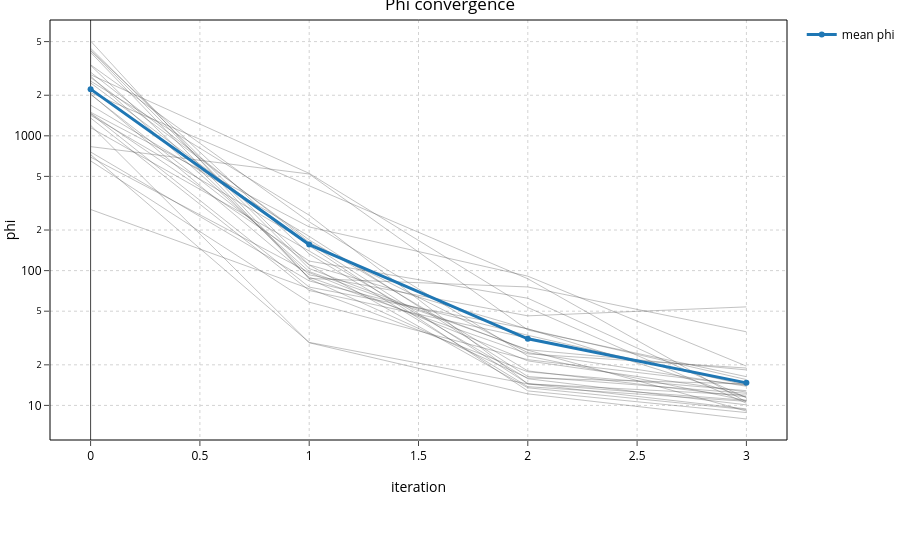
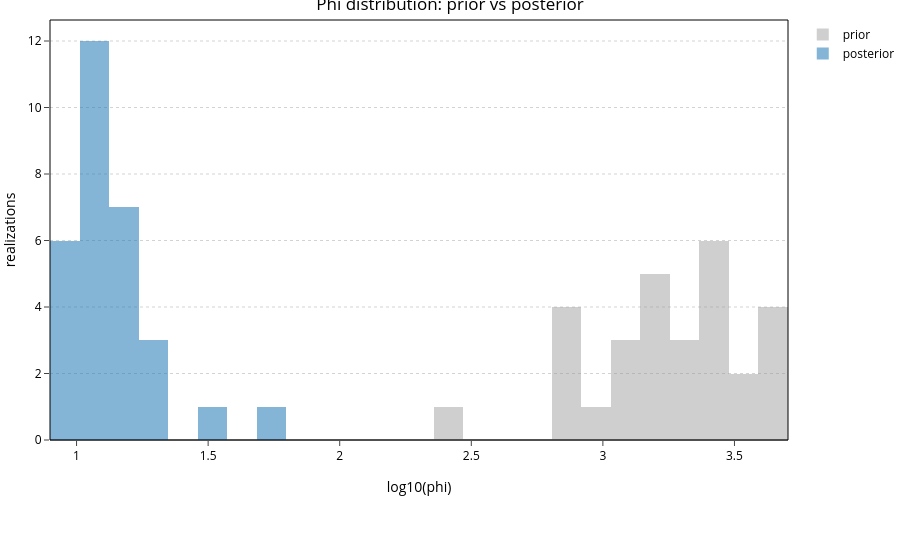

Notebook code cell kept with these figures, in order:
### Markdown cell above
## 5. Phi convergence and distribution (the "pepsi challenge")

`plot_phi` shows the objective function dropping across iterations; `plot_phi_distribution` overlays prior vs posterior phi *histograms* (log scale). **What to look for:** the posterior histogram shifted left of the prior, and a posterior phi near the observation count (a phi far below that is over-fitting).

### Code cell
if ies is not None:
    display(ies.plot_phi())
    display(ies.plot_phi_distribution())
    display(ies.plot_phi_distribution(backend='matplotlib'))

### Figure 1 — Plotly figure (JSON) as saved in the notebook; plotly's stock layout.template omitted (floating-point values rounded to 4 significant figures)
{"data": [{"hoverinfo": "skip", "line": {"color": "rgba(80,80,80,0.35)", "width": 1}, "mode": "lines", "name": "0", "showlegend": false, "type": "scatter", "x": [0, 1, 2, 3], "y": [725.5, 29.35, 14.45, 11.92]}, {"hoverinfo": "skip", "line": {"color": "rgba(80,80,80,0.35)", "width": 1}, "mode": "lines", "name": "1", "showlegend": false, "type": "scatter", "x": [0, 1, 2, 3], "y": [4277.0, 103.6, 25.69, 9.074]}, {"hoverinfo": "skip", "line": {"color": "rgba(80,80,80,0.35)", "width": 1}, "mode": "lines", "name": "2", "showlegend": false, "type": "scatter", "x": [0, 1, 2, 3], "y": [1496.0, 210.9, 90.95, 19.57]}, {"hoverinfo": "skip", "line": {"color": "rgba(80,80,80,0.35)", "width": 1}, "mode": "lines", "name": "3", "showlegend": false, "type": "scatter", "x": [0, 1, 2, 3], "y": [1460.0, 75.46, 37.05, 11.53]}, {"hoverinfo": "skip", "line": {"color": "rgba(80,80,80,0.35)", "width": 1}, "mode": "lines", "name": "4", "showlegend": false, "type": "scatter", "x": [0, 1, 2, 3], "y": [1356.0, 71.21, 31.59, 14.49]}, {"hoverinfo": "skip", "line": {"color": "rgba(80,80,80,0.35)", "width": 1}, "mode": "lines", "name": "5", "showlegend": false, "type": "scatter", "x": [0, 1, 2, 3], "y": [2042.0, 89.43, 24.12, 18.93]}, {"hoverinfo": "skip", "line": {"color": "rgba(80,80,80,0.35)", "width": 1}, "mode": "lines", "name": "6", "showlegend": false, "type": "scatter", "x": [0, 1, 2, 3], "y": [2469.0, 153.1, 12.81, 8.848]}, {"hoverinfo": "skip", "line": {"color": "rgba(80,80,80,0.35)", "width": 1}, "mode": "lines", "name": "7", "showlegend": false, "type": "scatter", "x": [0, 1, 2, 3], "y": [5052.0, 86.9, 15.97, 14.44]}, {"hoverinfo": "skip", "line": {"color": "rgba(80,80,80,0.35)", "width": 1}, "mode": "lines", "name": "8", "showlegend": false, "type": "scatter", "x": [0, 1, 2, 3], "y": [3363.0, 230.1, 23.26, 10.86]}, {"hoverinfo": "skip", "line": {"color": "rgba(80,80,80,0.35)", "width": 1}, "mode": "lines", "name": "9", "showlegend": false, "type": "scatter", "x": [0, 1, 2, 3], "y": [2087.0, 424.2, 86.97, 10.6]}, {"hoverinfo": "skip", "line": {"color": "rgba(80,80,80,0.35)", "width": 1}, "mode": "lines", "name": "10", "showlegend": false, "type": "scatter", "x": [0, 1, 2, 3], "y": [758.7, 83.83, 33.12, 14.13]}, {"hoverinfo": "skip", "line": {"color": "rgba(80,80,80,0.35)", "width": 1}, "mode": "lines", "name": "11", "showlegend": false, "type": "scatter", "x": [0, 1, 2, 3], "y": [1690.0, 179.5, 16.38, 12.3]}, {"hoverinfo": "skip", "line": {"color": "rgba(80,80,80,0.35)", "width": 1}, "mode": "lines", "name": "12", "showlegend": false, "type": "scatter", "x": [0, 1, 2, 3], "y": [831.5, 520.9, 36.24, 16.33]}, {"hoverinfo": "skip", "line": {"color": "rgba(80,80,80,0.35)", "width": 1}, "mode": "lines", "name": "13", "showlegend": false, "type": "scatter", "x": [0, 1, 2, 3], "y": [2708.0, 168.8, 18.03, 11.56]}, {"hoverinfo": "skip", "line": {"color": "rgba(80,80,80,0.35)", "width": 1}, "mode": "lines", "name": "14", "showlegend": false, "type": "scatter", "x": [0, 1, 2, 3], "y": [284.2, 73.47, 17.75, 12.86]}, {"hoverinfo": "skip", "line": {"color": "rgba(80,80,80,0.35)", "width": 1}, "mode": "lines", "name": "15", "showlegend": false, "type": "scatter", "x": [0, 1, 2, 3], "y": [2963.0, 162.3, 24.64, 13.87]}, {"hoverinfo": "skip", "line": {"color": "rgba(80,80,80,0.35)", "width": 1}, "mode": "lines", "name": "16", "showlegend": false, "type": "scatter", "x": [0, 1, 2, 3], "y": [1472.0, 117.7, 62.38, 11.4]}, {"hoverinfo": "skip", "line": {"color": "rgba(80,80,80,0.35)", "width": 1}, "mode": "lines", "name": "17", "showlegend": false, "type": "scatter", "x": [0, 1, 2, 3], "y": [2547.0, 257.6, 14.45, 9.418]}, {"hoverinfo": "skip", "line": {"color": "rgba(80,80,80,0.35)", "width": 1}, "mode": "lines", "name": "18", "showlegend": false, "type": "scatter", "x": [0, 1, 2, 3], "y": [2838.0, 526.5, 53.21, 10.38]}, {"hoverinfo": "skip", "line": {"color": "rgba(80,80,80,0.35)", "width": 1}, "mode": "lines", "name": "19", "showlegend": false, "type": "scatter", "x": [0, 1, 2, 3], "y": [1150.0, 139.7, 15.76, 10.09]}, {"hoverinfo": "skip", "line": {"color": "rgba(80,80,80,0.35)", "width": 1}, "mode": "lines", "name": "20", "showlegend": false, "type": "scatter", "x": [0, 1, 2, 3], "y": [1422.0, 159.7, 14.48, 10.91]}, {"hoverinfo": "skip", "line": {"color": "rgba(80,80,80,0.35)", "width": 1}, "mode": "lines", "name": "21", "showlegend": false, "type": "scatter", "x": [0, 1, 2, 3], "y": [4158.0, 87.49, 75.63, 35.17]}, {"hoverinfo": "skip", "line": {"color": "rgba(80,80,80,0.35)", "width": 1}, "mode": "lines", "name": "22", "showlegend": false, "type": "scatter", "x": [0, 1, 2, 3], "y": [4317.0, 132.9, 13.77, 10.72]}, {"hoverinfo": "skip", "line": {"color": "rgba(80,80,80,0.35)", "width": 1}, "mode": "lines", "name": "23", "showlegend": false, "type": "scatter", "x": [0, 1, 2, 3], "y": [2771.0, 98.4, 25.91, 18.33]}, {"hoverinfo": "skip", "line": {"color": "rgba(80,80,80,0.35)", "width": 1}, "mode": "lines", "name": "24", "showlegend": false, "type": "scatter", "x": [0, 1, 2, 3], "y": [695.2, 96.75, 21.39, 12.56]}, {"hoverinfo": "skip", "line": {"color": "rgba(80,80,80,0.35)", "width": 1}, "mode": "lines", "name": "25", "showlegend": false, "type": "scatter", "x": [0, 1, 2, 3], "y": [651.7, 58.31, 21.84, 14.11]}, {"hoverinfo": "skip", "line": {"color": "rgba(80,80,80,0.35)", "width": 1}, "mode": "lines", "name": "26", "showlegend": false, "type": "scatter", "x": [0, 1, 2, 3], "y": [2027.0, 110.1, 13.52, 9.306]}, {"hoverinfo": "skip", "line": {"color": "rgba(80,80,80,0.35)", "width": 1}, "mode": "lines", "name": "27", "showlegend": false, "type": "scatter", "x": [0, 1, 2, 3], "y": [4460.0, 110.4, 36.78, 15.54]}, {"hoverinfo": "skip", "line": {"color": "rgba(80,80,80,0.35)", "width": 1}, "mode": "lines", "name": "28", "showlegend": false, "type": "scatter", "x": [0, 1, 2, 3], "y": [3331.0, 92.96, 46.17, 53.82]}, {"hoverinfo": "skip", "line": {"color": "rgba(80,80,80,0.35)", "width": 1}, "mode": "lines", "name": "base", "showlegend": false, "type": "scatter", "x": [0, 1, 2, 3], "y": [1198.0, 29.15, 12.18, 7.927]}, {"line": {"color": "rgba(31,119,180,1.0)", "width": 3}, "mode": "lines+markers", "name": "mean phi", "type": "scatter", "x": [0, 1, 2, 3], "y": [2220.0, 156.0, 31.22, 14.7]}], "layout": {"dragmode": "pan", "title": {"text": "Phi convergence"}, "xaxis": {"title": {"text": "iteration"}}, "yaxis": {"title": {"text": "phi"}, "type": "log"}}}

### Figure 2 — Plotly figure (JSON) as saved in the notebook; plotly's stock layout.template omitted (floating-point values rounded to 4 significant figures)
{"data": [{"marker": {"color": "rgba(150,150,150,0.45)"}, "name": "prior", "type": "histogram", "x": [2.861, 3.631, 3.175, 3.164, 3.132, 3.31, 3.393, 3.703, 3.527, 3.32, 2.88, 3.228, 2.92, 3.433, 2.454, 3.472, 3.168, 3.406, 3.453, 3.061, 3.153, 3.619, 3.635, 3.443, 2.842, 2.814, 3.307, 3.649, 3.523, 3.078], "xbins": {"end": 3.703, "size": 0.1122, "start": 0.8991}}, {"marker": {"color": "rgba(31,119,180,0.55)"}, "name": "posterior", "type": "histogram", "x": [1.076, 0.9578, 1.292, 1.062, 1.161, 1.277, 0.9468, 1.159, 1.036, 1.025, 1.15, 1.09, 1.213, 1.063, 1.109, 1.142, 1.057, 0.974, 1.016, 1.004, 1.038, 1.546, 1.03, 1.263, 1.099, 1.15, 0.9688, 1.192, 1.731, 0.8991], "xbins": {"end": 3.703, "size": 0.1122, "start": 0.8991}}], "layout": {"barmode": "overlay", "dragmode": "pan", "title": {"text": "Phi distribution: prior vs posterior"}, "xaxis": {"title": {"text": "log10(phi)"}}, "yaxis": {"title": {"text": "realizations"}}}}
